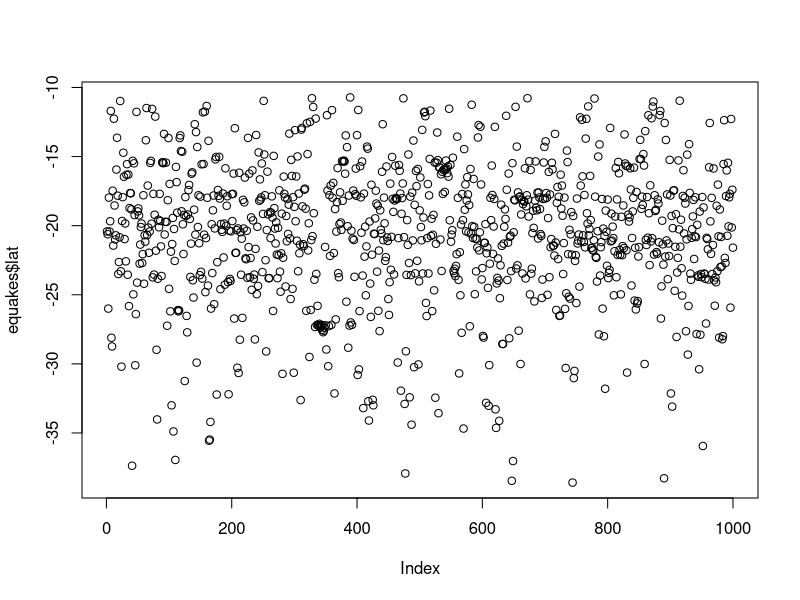
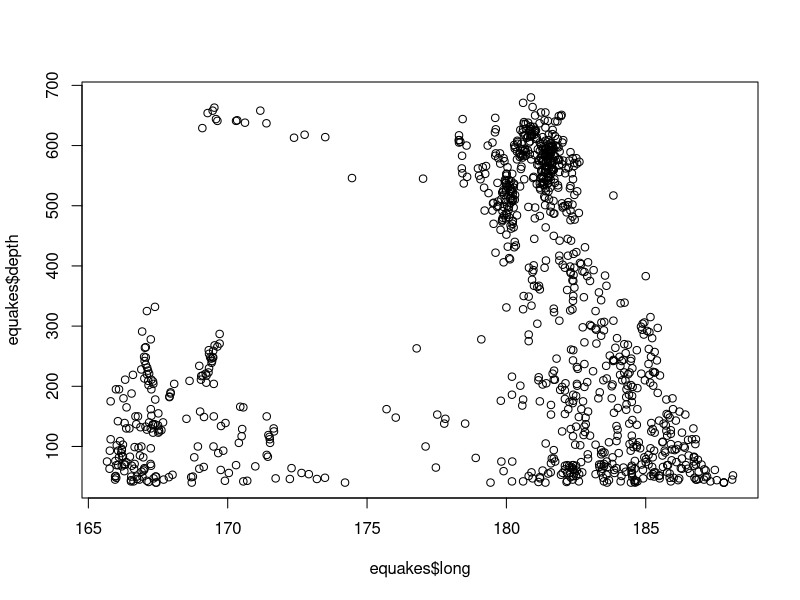
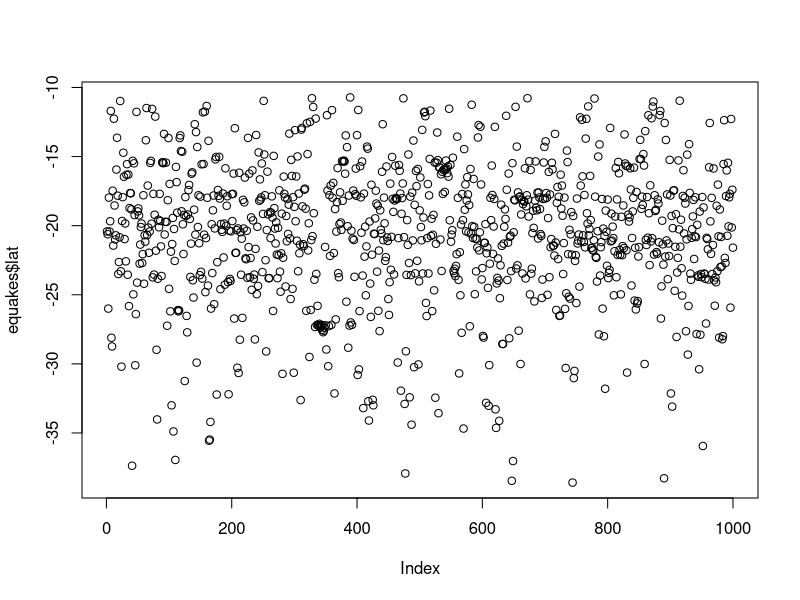
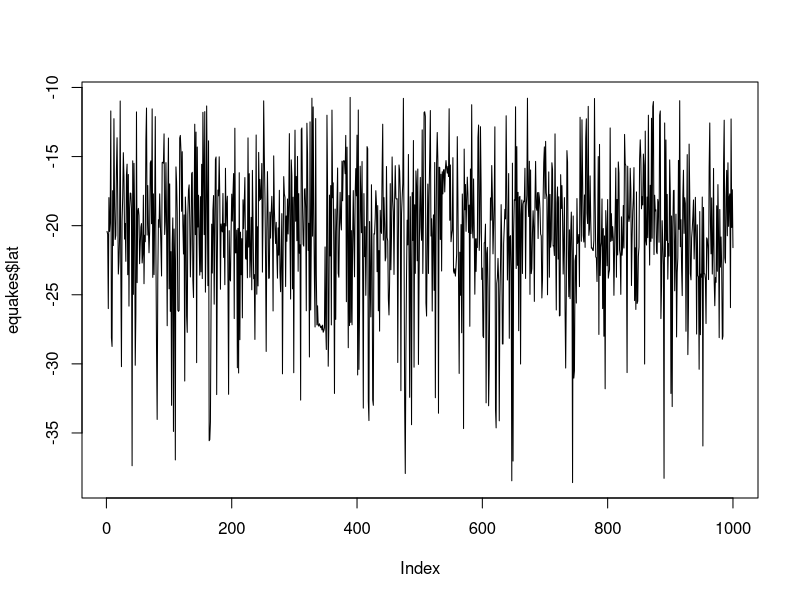
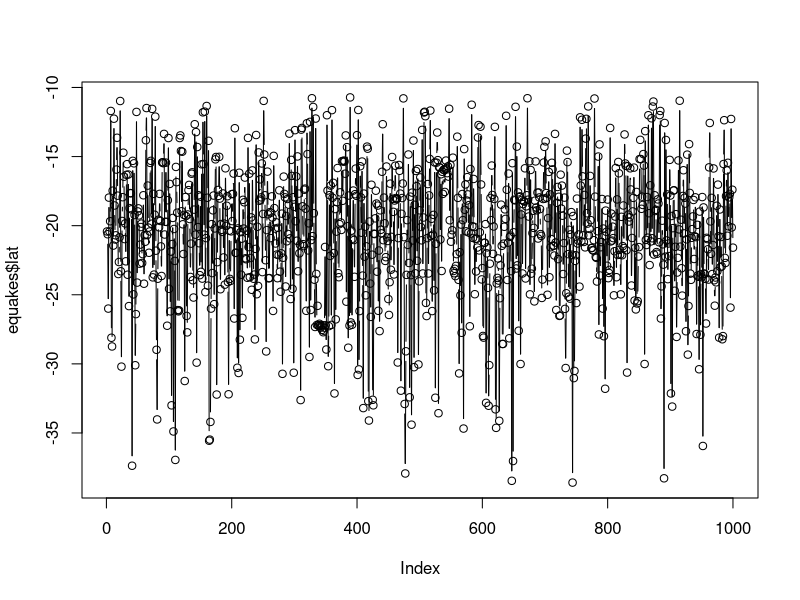
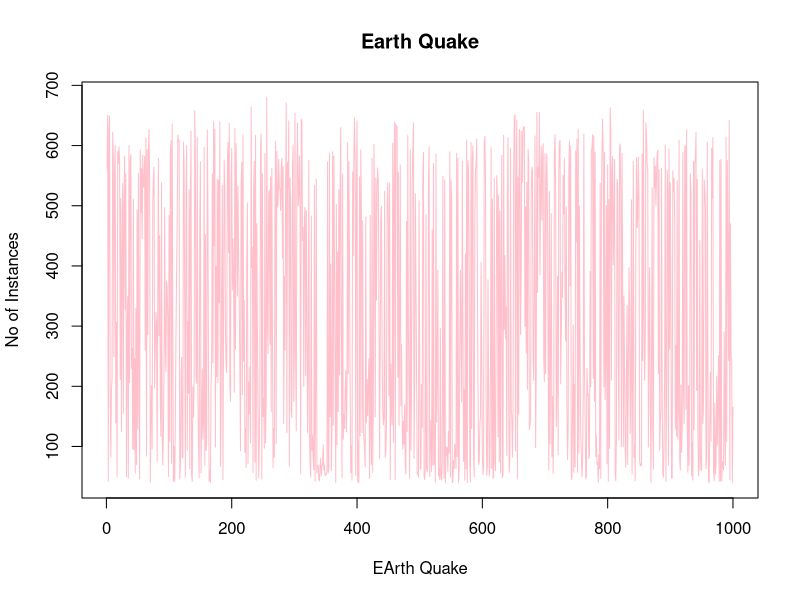
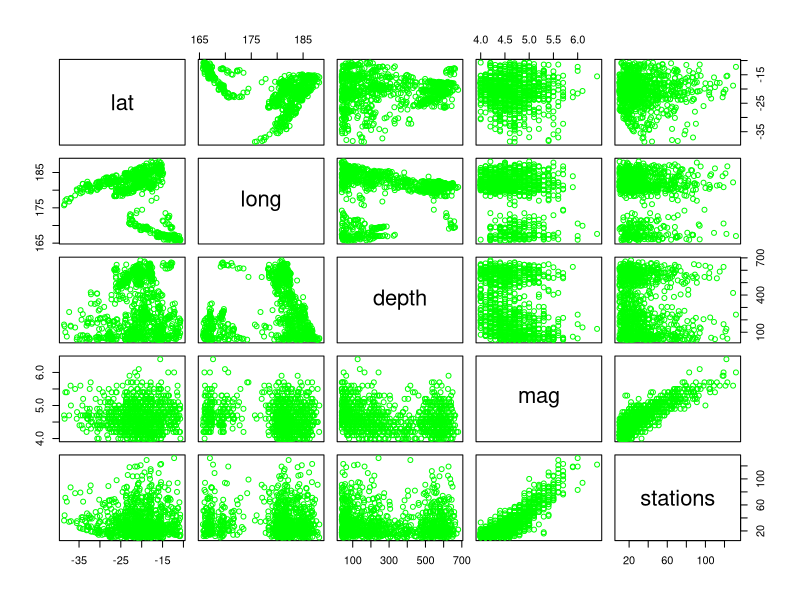
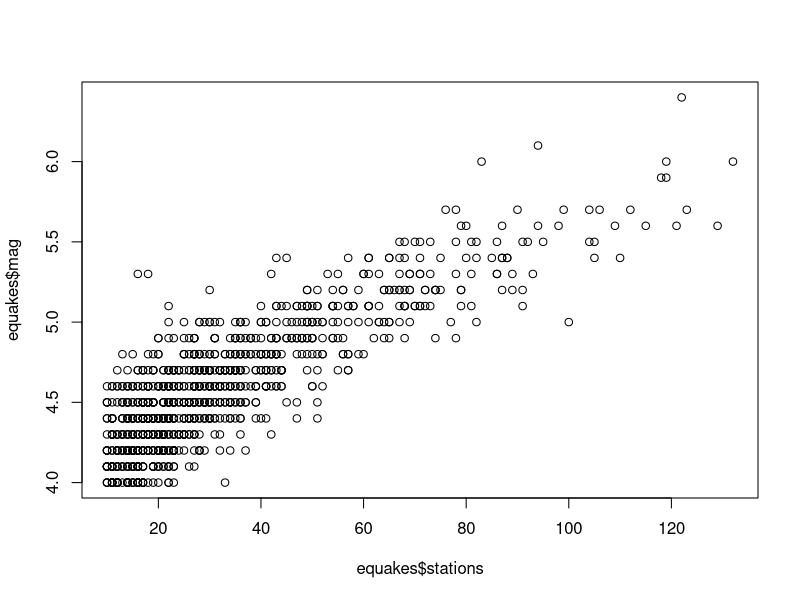

These figures' R source, in order: (Note: this script raises an error after producing the figures.)
#Descriptive visualization on quakes data
data()
equakes=datasets::quakes

#top 10 rows and last 10 rows
head(equakes,10)
tail(equakes,10)
names(equakes)
#column
equakes[,c(1,2)]#all rows and first 2 col
df=equakes[,-6]#exclude col no 6
df

summary(equakes[,1])
summary(equakes$lat)
summary(equakes$mag)
summary(equakes)


plot(equakes$lat)
plot(equakes$long,equakes$depth,type="p")
help(plot)

plot(equakes$lat,type="p")#point
plot(equakes$lat,type="l")#line
plot(equakes$lat,type="b")#both

plot(equakes$depth, 
     xlab = 'EArth Quake', 
     ylab = 'No of Instances', 
     main = 'Earth Quake',
     col = 'pink',
     type='l')
plot(equakes,col="green")#plot Entire dataset
plot(equakes$stations,equakes$mag)

#Horizontal bar plot
barplot(equakes$depth,
        main="EarthQuakes Report",
        xlab="Earthquakes stations",
        ylab="Earthquakes Magnitude",
        col="green",
        horiz=T,axes=F)

help(barplot)

#histogram
hist(equakes$lat)

hist(equakes$long,
     main="EarthQuakes Report",
     xlab="Earthquakes stations",
     ylab="Earthquakes Magnitude",
     col="pink",
     )

hist(equakes$depth,
     main="EarthQuakes Report",
     xlab="Earthquakes stations",
     ylab="Earthquakes Magnitude",
     col="red",
)


hist(equakes$lat,
     main="EarthQuakes Report",
     xlab="Earthquakes stations",
     ylab="Earthquakes Magnitude",
     col="green",
)
help(hist)

#single box plot
help(boxplot)
boxplot(equakes$depth,
     main="boxplot EarthQuakes Report",
     border="white",
     col="red"
)

boxplot(equakes$mag,
        main='earthquakes report',
        border="black",
        col="orange")
boxplot.stats(equakes$stations)$out#outlier values
equakes$stations

#multiple box plot
boxplot(equakes[1:4],
        main="Multiple Box Plot",
        horizontal=TRUE,
        col="green")

boxplot.stats(equakes[1:4]$out)

help(par)
par(mfrow=c(3,3),mar=c(1,2,1,2),las=0,bty='o')
plot(equakes$depth)
plot(equakes$depth,equakes$stations)
plot(equakes$depth,type='l')
plot(equakes$stations,type='p')
plot(equakes$mag,type='b')
barplot(equakes$long,main="EarthQuakes Report",xlab='stations',col='red',horiz=TRUE)
hist(equakes$depth)
boxplot(equakes$stations)
boxplot(equakes[,0:4],main="multiple box plts")

equakes
max(equakes$lat)
min(equakes$depth)
min(equakes$long)
mean(equakes$stations)
mean(equakes$depth)

mean(equakes$depth,na.rm=T)
mean(equakes$mag,na.rm=T)
mean(equakes$lat,na.rm=T)
mean(equakes$stations,na.rm=T)
mean(equakes$long,na.rm=T)

var(equakes$lat)
sd(equakes$long)
sd(equakes$stations)
sd(equakes$depth,na.rm=T)

skewness(equakes$depth)
kurtosis(equakes$mag)
skewness(equakes[1:4],na.rm=T)


plot(density(equakes$depth))
plot(density(equakes$lat))
